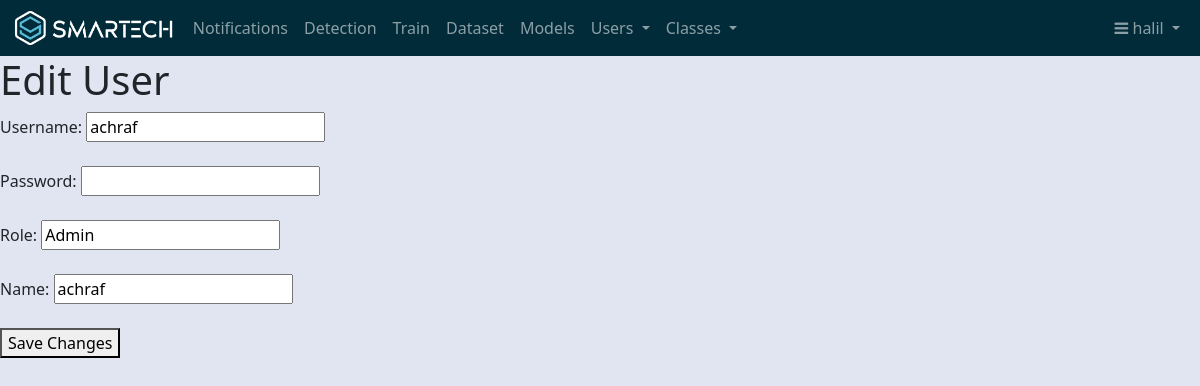
Page /users/18/edit (signed in) on the committed database.
### app.py (models this page shows, shortened)
class Users(db.Model, UserMixin):
    id = db.Column(db.Integer, unique=True, nullable=False, primary_key=True)
    name = db.Column(db.String(80), nullable=False)
    username = db.Column(db.String(80), unique=True, nullable=False)
    password_hashed = db.Column(db.String(128), nullable=False)
    role = db.Column(db.String(10), nullable=False)
    @property
    def password(self):
        raise AttributeError('Password is not a readable attribute !')

### app.py (the view, shortened to what this page needs)
@app.route('/users/<int:user_id>/edit', methods=['GET', 'POST'])
@login_required
def edit_user(user_id):
    user_to_edit = Users.query.filter_by(id=user_id).first()
    Admin = current_user.role
    if Admin == "Admin":
        return render_template('edit_user.html', user=user_to_edit)
    else:
        flash("sorry you must be an Admin to access this page")
        return redirect(url_for('dashboard'))

### app.py (called while the page is built)
@login_manager.user_loader
def load_user(user_id):
	return Users.query.get(int(user_id))

### templates/edit_user.html
{% extends 'base.html' %}
{% block content %}
  <h1>Edit User</h1>
  <form action="{{ url_for('edit_user', user_id=user.id) }}" method="post">
    <label>Username:</label>
    <input type="text" name="username" value="{{ user.username }}" required><br><br>
    <label>Password:</label>
    <input type="password" name="password" required><br><br>
    <label>Role:</label>
    <input type="role" name="role"  value="{{ user.role }}" required><br><br>
    <label>Name:</label>
    <input type="text" name="name" value="{{ user.name }}" required><br><br>
    <button type="submit">Save Changes</button>
  </form>
{% endblock %}

### templates/navbar.html (shortened to what this page needs)
<head>
  <link rel="stylesheet" href="https://cdnjs.cloudflare.com/ajax/libs/font-awesome/4.7.0/css/font-awesome.min.css">
</head>
<nav class="navbar navbar-expand-lg navbar-dark  " style="background-color:#022B3A">
  <div class="container-fluid">
    <img src="/static/images/White_Blue.png" alt="Smartech Logo" style="height: 40px; margin-right: 10px;">
    <div class="collapse navbar-collapse" id="navbarSupportedContent">
      <ul class="navbar-nav me-auto mb-2 mb-lg-0">
        {% if current_user.role == "Admin" or current_user.role == "User" %}
        <li class="nav-item {% if request.path == url_for('notifications') %}active{% endif %}"><a class="nav-link"
            href="{{ url_for('notifications') }}">Notifications</a></li>
        <li class="nav-item {% if request.path == url_for('dashboard') %}active{% endif %}"><a class="nav-link"
            href="{{ url_for('dashboard') }}">Detection</a></li>
        {% endif %}
        {% if current_user.role == "Admin" %}
        <li class="nav-item {% if request.path == url_for('train') %}active{% endif %}"><a class="nav-link"
            href="{{ url_for('train') }}">Train</a></li>
        <li class="nav-item {% if request.path == url_for('dataset') %}active{% endif %}"><a class="nav-link"
            href="{{ url_for('dataset') }}">Dataset</a></li>
        <li class="nav-item {% if request.path == url_for('models') %}active{% endif %}"><a class="nav-link"
            href="{{ url_for('models') }}">Models</a></li>
        <li
          class="nav-item dropdown  {% if request.path == url_for('users') or request.path == url_for('addUserH') %}active{% endif %}">
          <a class="nav-link dropdown-toggle" href="#" id="navbarDarkDropdownMenuLink" role="button"
            data-bs-toggle="dropdown" aria-expanded="false">
            Users
          </a>
        </li>
        <li
          class="nav-item dropdown  {% if request.path == url_for('get_classes') or request.path == url_for('add_class') %}active{% endif %}">
          <a class="nav-link dropdown-toggle" href="#" id="navbarDarkDropdownMenuLink" role="button"
            data-bs-toggle="dropdown" aria-expanded="false">
            Classes
          </a>
        </li>
        {% endif %}
      </ul>
      {% if current_user.role == "Admin" or current_user.role == "User" %}
      <ul class="navbar-nav">
        <li class="nav-item dropdown">
          <a class="nav-link dropdown-toggle" href="#" id="navbarDarkDropdownMenuLink" role="button"
            data-bs-toggle="dropdown" aria-expanded="false">
            <i class="fa fa-bars"></i> {{ current_user.name }}
          </a>
        </li>
      </ul>
      {% endif %}
    </div>
  </div>
</nav>

### rows in the picture
Users: name "halil"
Users: username "achraf", role "Admin", name "achraf"
